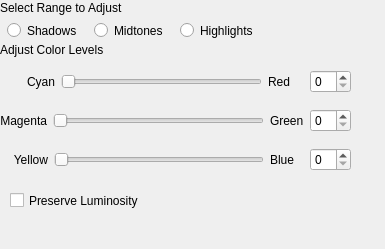
<?xml version="1.0" encoding="UTF-8"?>
<ui version="4.0">
 <class>Form</class>
 <widget class="QWidget" name="Form">
  <property name="geometry">
   <rect>
    <x>0</x>
    <y>0</y>
    <width>385</width>
    <height>249</height>
   </rect>
  </property>
  <property name="windowTitle">
   <string>Form</string>
  </property>
  <widget class="QLabel" name="label_2">
   <property name="geometry">
    <rect>
     <x>0</x>
     <y>0</y>
     <width>161</width>
     <height>16</height>
    </rect>
   </property>
   <property name="text">
    <string>Select Range to Adjust</string>
   </property>
  </widget>
  <widget class="QRadioButton" name="radioButtonShadows">
   <property name="geometry">
    <rect>
     <x>7</x>
     <y>20</y>
     <width>81</width>
     <height>21</height>
    </rect>
   </property>
   <property name="text">
    <string>Shadows</string>
   </property>
  </widget>
  <widget class="QRadioButton" name="radioButtonMidtones">
   <property name="geometry">
    <rect>
     <x>94</x>
     <y>20</y>
     <width>80</width>
     <height>21</height>
    </rect>
   </property>
   <property name="text">
    <string>Midtones</string>
   </property>
  </widget>
  <widget class="QRadioButton" name="radioButtonHighlights">
   <property name="geometry">
    <rect>
     <x>180</x>
     <y>20</y>
     <width>86</width>
     <height>21</height>
    </rect>
   </property>
   <property name="text">
    <string>Highlights</string>
   </property>
  </widget>
  <widget class="QLabel" name="label_3">
   <property name="geometry">
    <rect>
     <x>0</x>
     <y>40</y>
     <width>141</width>
     <height>20</height>
    </rect>
   </property>
   <property name="text">
    <string>Adjust Color Levels</string>
   </property>
  </widget>
  <widget class="QWidget" name="layoutWidget">
   <property name="geometry">
    <rect>
     <x>0</x>
     <y>60</y>
     <width>351</width>
     <height>121</height>
    </rect>
   </property>
   <layout class="QVBoxLayout" name="verticalLayout">
    <item>
     <layout class="QHBoxLayout" name="horizontalLayout">
      <item>
       <widget class="QLabel" name="label_cyan">
        <property name="layoutDirection">
         <enum>Qt::RightToLeft</enum>
        </property>
        <property name="text">
         <string>        Cyan</string>
        </property>
        <property name="alignment">
         <set>Qt::AlignRight|Qt::AlignTrailing|Qt::AlignVCenter</set>
        </property>
       </widget>
      </item>
      <item>
       <widget class="QSlider" name="cyanRedSlider">
        <property name="orientation">
         <enum>Qt::Horizontal</enum>
        </property>
       </widget>
      </item>
      <item>
       <widget class="QLabel" name="label_red">
        <property name="text">
         <string>Red    </string>
        </property>
       </widget>
      </item>
      <item>
       <widget class="QSpinBox" name="cyanRedSpinbox"/>
      </item>
     </layout>
    </item>
    <item>
     <layout class="QHBoxLayout" name="horizontalLayout_2">
      <item>
       <widget class="QLabel" name="label_magenta">
        <property name="enabled">
         <bool>true</bool>
        </property>
        <property name="layoutDirection">
         <enum>Qt::RightToLeft</enum>
        </property>
        <property name="text">
         <string>Magenta</string>
        </property>
        <property name="alignment">
         <set>Qt::AlignRight|Qt::AlignTrailing|Qt::AlignVCenter</set>
        </property>
       </widget>
      </item>
      <item>
       <widget class="QSlider" name="magentaGreenSlider">
        <property name="orientation">
         <enum>Qt::Horizontal</enum>
        </property>
       </widget>
      </item>
      <item>
       <widget class="QLabel" name="label_green">
        <property name="text">
         <string>Green</string>
        </property>
       </widget>
      </item>
      <item>
       <widget class="QSpinBox" name="magentaGreenSpinbox"/>
      </item>
     </layout>
    </item>
    <item>
     <layout class="QHBoxLayout" name="horizontalLayout_3">
      <item>
       <widget class="QLabel" name="label_yellow">
        <property name="layoutDirection">
         <enum>Qt::RightToLeft</enum>
        </property>
        <property name="text">
         <string>    Yellow</string>
        </property>
        <property name="alignment">
         <set>Qt::AlignRight|Qt::AlignTrailing|Qt::AlignVCenter</set>
        </property>
       </widget>
      </item>
      <item>
       <widget class="QSlider" name="yellowBlueSlider">
        <property name="orientation">
         <enum>Qt::Horizontal</enum>
        </property>
       </widget>
      </item>
      <item>
       <widget class="QLabel" name="label_blue">
        <property name="text">
         <string>Blue   </string>
        </property>
       </widget>
      </item>
      <item>
       <widget class="QSpinBox" name="yellowBlueSpinbox"/>
      </item>
     </layout>
    </item>
   </layout>
  </widget>
  <widget class="QCheckBox" name="chkPreserve">
   <property name="geometry">
    <rect>
     <x>10</x>
     <y>190</y>
     <width>151</width>
     <height>21</height>
    </rect>
   </property>
   <property name="text">
    <string>Preserve Luminosity</string>
   </property>
  </widget>
 </widget>
 <resources/>
 <connections>
  <connection>
   <sender>cyanRedSlider</sender>
   <signal>valueChanged(int)</signal>
   <receiver>cyanRedSpinbox</receiver>
   <slot>setValue(int)</slot>
   <hints>
    <hint type="sourcelabel">
     <x>91</x>
     <y>73</y>
    </hint>
    <hint type="destinationlabel">
     <x>222</x>
     <y>80</y>
    </hint>
   </hints>
  </connection>
  <connection>
   <sender>cyanRedSpinbox</sender>
   <signal>valueChanged(int)</signal>
   <receiver>cyanRedSlider</receiver>
   <slot>setValue(int)</slot>
   <hints>
    <hint type="sourcelabel">
     <x>210</x>
     <y>64</y>
    </hint>
    <hint type="destinationlabel">
     <x>130</x>
     <y>71</y>
    </hint>
   </hints>
  </connection>
  <connection>
   <sender>magentaGreenSlider</sender>
   <signal>valueChanged(int)</signal>
   <receiver>magentaGreenSpinbox</receiver>
   <slot>setValue(int)</slot>
   <hints>
    <hint type="sourcelabel">
     <x>149</x>
     <y>110</y>
    </hint>
    <hint type="destinationlabel">
     <x>233</x>
     <y>114</y>
    </hint>
   </hints>
  </connection>
  <connection>
   <sender>magentaGreenSpinbox</sender>
   <signal>valueChanged(int)</signal>
   <receiver>magentaGreenSlider</receiver>
   <slot>setValue(int)</slot>
   <hints>
    <hint type="sourcelabel">
     <x>218</x>
     <y>101</y>
    </hint>
    <hint type="destinationlabel">
     <x>121</x>
     <y>99</y>
    </hint>
   </hints>
  </connection>
  <connection>
   <sender>yellowBlueSlider</sender>
   <signal>valueChanged(int)</signal>
   <receiver>yellowBlueSpinbox</receiver>
   <slot>setValue(int)</slot>
   <hints>
    <hint type="sourcelabel">
     <x>108</x>
     <y>142</y>
    </hint>
    <hint type="destinationlabel">
     <x>227</x>
     <y>145</y>
    </hint>
   </hints>
  </connection>
  <connection>
   <sender>yellowBlueSpinbox</sender>
   <signal>valueChanged(int)</signal>
   <receiver>yellowBlueSlider</receiver>
   <slot>setValue(int)</slot>
   <hints>
    <hint type="sourcelabel">
     <x>218</x>
     <y>130</y>
    </hint>
    <hint type="destinationlabel">
     <x>143</x>
     <y>131</y>
    </hint>
   </hints>
  </connection>
 </connections>
</ui>
